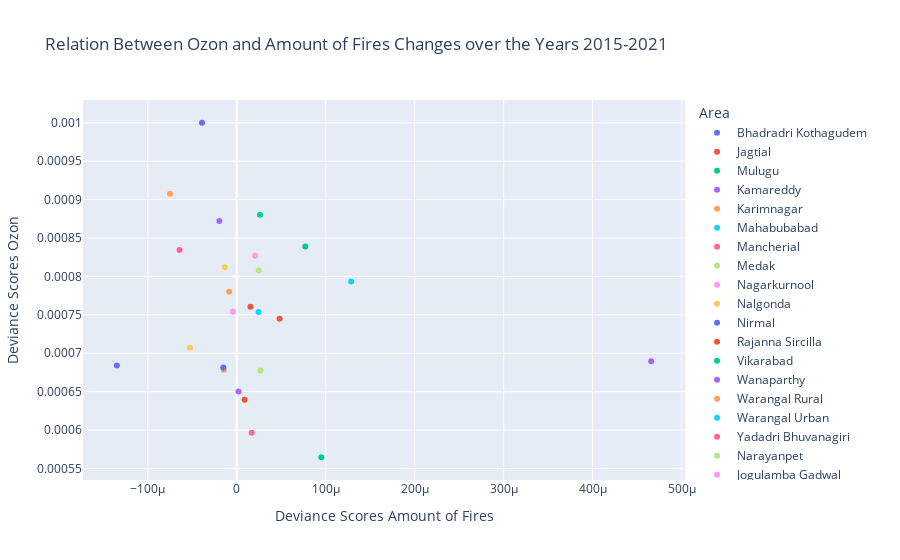

The notebook cell this image was saved under:
### Code cell
os.chdir('c:\\Users\\Jesse\\OneDrive\\Documenten\\Master BAOR\\Thesis\\GitHub\\dicra\\analytics\\sandbox\\notebooks\\crop_fires\\DPPD_Jesse\\Ozon')
Ozon_df = pd.read_csv('Ozon_years_district.csv', index_col=0)
correlation(Ozon_df, 2021, 'Ozon', district_boundaries, 'Dist_Name')

### Figure 1 — Plotly figure (JSON) as saved in the notebook; plotly's stock layout.template omitted (floating-point values rounded to 4 significant figures)
{"data": [{"hovertemplate": "Area=Bhadradri Kothagudem<br>Deviance Scores Amount of Fires=%{x}<br>Deviance Scores Ozon=%{y}<extra></extra>", "legendgroup": "Bhadradri Kothagudem", "marker": {"color": "#636efa", "symbol": "circle"}, "mode": "markers", "name": "Bhadradri Kothagudem", "orientation": "v", "showlegend": true, "type": "scatter", "x": [-3.904e-05], "xaxis": "x", "y": [0.001], "yaxis": "y"}, {"hovertemplate": "Area=Jagtial<br>Deviance Scores Amount of Fires=%{x}<br>Deviance Scores Ozon=%{y}<extra></extra>", "legendgroup": "Jagtial", "marker": {"color": "#EF553B", "symbol": "circle"}, "mode": "markers", "name": "Jagtial", "orientation": "v", "showlegend": true, "type": "scatter", "x": [4.818e-05], "xaxis": "x", "y": [0.0007451], "yaxis": "y"}, {"hovertemplate": "Area=Mulugu<br>Deviance Scores Amount of Fires=%{x}<br>Deviance Scores Ozon=%{y}<extra></extra>", "legendgroup": "Mulugu", "marker": {"color": "#00cc96", "symbol": "circle"}, "mode": "markers", "name": "Mulugu", "orientation": "v", "showlegend": true, "type": "scatter", "x": [7.703e-05], "xaxis": "x", "y": [0.0008388], "yaxis": "y"}, {"hovertemplate": "Area=Kamareddy<br>Deviance Scores Amount of Fires=%{x}<br>Deviance Scores Ozon=%{y}<extra></extra>", "legendgroup": "Kamareddy", "marker": {"color": "#ab63fa", "symbol": "circle"}, "mode": "markers", "name": "Kamareddy", "orientation": "v", "showlegend": true, "type": "scatter", "x": [0.0004657], "xaxis": "x", "y": [0.0006895], "yaxis": "y"}, {"hovertemplate": "Area=Karimnagar<br>Deviance Scores Amount of Fires=%{x}<br>Deviance Scores Ozon=%{y}<extra></extra>", "legendgroup": "Karimnagar", "marker": {"color": "#FFA15A", "symbol": "circle"}, "mode": "markers", "name": "Karimnagar", "orientation": "v", "showlegend": true, "type": "scatter", "x": [-1.465e-05], "xaxis": "x", "y": [0.0006785], "yaxis": "y"}, {"hovertemplate": "Area=Mahabubabad<br>Deviance Scores Amount of Fires=%{x}<br>Deviance Scores Ozon=%{y}<extra></extra>", "legendgroup": "Mahabubabad", "marker": {"color": "#19d3f3", "symbol": "circle"}, "mode": "markers", "name": "Mahabubabad", "orientation": "v", "showlegend": true, "type": "scatter", "x": [2.45e-05], "xaxis": "x", "y": [0.0007537], "yaxis": "y"}, {"hovertemplate": "Area=Mancherial<br>Deviance Scores Amount of Fires=%{x}<br>Deviance Scores Ozon=%{y}<extra></extra>", "legendgroup": "Mancherial", "marker": {"color": "#FF6692", "symbol": "circle"}, "mode": "markers", "name": "Mancherial", "orientation": "v", "showlegend": true, "type": "scatter", "x": [1.684e-05], "xaxis": "x", "y": [0.0005964], "yaxis": "y"}, {"hovertemplate": "Area=Medak<br>Deviance Scores Amount of Fires=%{x}<br>Deviance Scores Ozon=%{y}<extra></extra>", "legendgroup": "Medak", "marker": {"color": "#B6E880", "symbol": "circle"}, "mode": "markers", "name": "Medak", "orientation": "v", "showlegend": true, "type": "scatter", "x": [2.667e-05], "xaxis": "x", "y": [0.0006777], "yaxis": "y"}, {"hovertemplate": "Area=Nagarkurnool<br>Deviance Scores Amount of Fires=%{x}<br>Deviance Scores Ozon=%{y}<extra></extra>", "legendgroup": "Nagarkurnool", "marker": {"color": "#FF97FF", "symbol": "circle"}, "mode": "markers", "name": "Nagarkurnool", "orientation": "v", "showlegend": true, "type": "scatter", "x": [2.07e-05], "xaxis": "x", "y": [0.0008267], "yaxis": "y"}, {"hovertemplate": "Area=Nalgonda<br>Deviance Scores Amount of Fires=%{x}<br>Deviance Scores Ozon=%{y}<extra></extra>", "legendgroup": "Nalgonda", "marker": {"color": "#FECB52", "symbol": "circle"}, "mode": "markers", "name": "Nalgonda", "orientation": "v", "showlegend": true, "type": "scatter", "x": [-1.344e-05], "xaxis": "x", "y": [0.0008119], "yaxis": "y"}, {"hovertemplate": "Area=Nirmal<br>Deviance Scores Amount of Fires=%{x}<br>Deviance Scores Ozon=%{y}<extra></extra>", "legendgroup": "Nirmal", "marker": {"color": "#636efa", "symbol": "circle"}, "mode": "markers", "name": "Nirmal", "orientation": "v", "showlegend": true, "type": "scatter", "x": [-1.518e-05], "xaxis": "x", "y": [0.0006813], "yaxis": "y"}, {"hovertemplate": "Area=Rajanna Sircilla<br>Deviance Scores Amount of Fires=%{x}<br>Deviance Scores Ozon=%{y}<extra></extra>", "legendgroup": "Rajanna Sircilla", "marker": {"color": "#EF553B", "symbol": "circle"}, "mode": "markers", "name": "Rajanna Sircilla", "orientation": "v", "showlegend": true, "type": "scatter", "x": [1.536e-05], "xaxis": "x", "y": [0.0007605], "yaxis": "y"}, {"hovertemplate": "Area=Vikarabad<br>Deviance Scores Amount of Fires=%{x}<br>Deviance Scores Ozon=%{y}<extra></extra>", "legendgroup": "Vikarabad", "marker": {"color": "#00cc96", "symbol": "circle"}, "mode": "markers", "name": "Vikarabad", "orientation": "v", "showlegend": true, "type": "scatter", "x": [2.612e-05], "xaxis": "x", "y": [0.0008802], "yaxis": "y"}, {"hovertemplate": "Area=Wanaparthy<br>Deviance Scores Amount of Fires=%{x}<br>Deviance Scores Ozon=%{y}<extra></extra>", "legendgroup": "Wanaparthy", "marker": {"color": "#ab63fa", "symbol": "circle"}, "mode": "markers", "name": "Wanaparthy", "orientation": "v", "showlegend": true, "type": "scatter", "x": [-1.96e-05], "xaxis": "x", "y": [0.0008723], "yaxis": "y"}, {"hovertemplate": "Area=Warangal Rural<br>Deviance Scores Amount of Fires=%{x}<br>Deviance Scores Ozon=%{y}<extra></extra>", "legendgroup": "Warangal Rural", "marker": {"color": "#FFA15A", "symbol": "circle"}, "mode": "markers", "name": "Warangal Rural", "orientation": "v", "showlegend": true, "type": "scatter", "x": [-8.552e-06], "xaxis": "x", "y": [0.0007802], "yaxis": "y"}, {"hovertemplate": "Area=Warangal Urban<br>Deviance Scores Amount of Fires=%{x}<br>Deviance Scores Ozon=%{y}<extra></extra>", "legendgroup": "Warangal Urban", "marker": {"color": "#19d3f3", "symbol": "circle"}, "mode": "markers", "name": "Warangal Urban", "orientation": "v", "showlegend": true, "type": "scatter", "x": [0.0001286], "xaxis": "x", "y": [0.0007933], "yaxis": "y"}, {"hovertemplate": "Area=Yadadri Bhuvanagiri<br>Deviance Scores Amount of Fires=%{x}<br>Deviance Scores Ozon=%{y}<extra></extra>", "legendgroup": "Yadadri Bhuvanagiri", "marker": {"color": "#FF6692", "symbol": "circle"}, "mode": "markers", "name": "Yadadri Bhuvanagiri", "orientation": "v", "showlegend": true, "type": "scatter", "x": [-6.423e-05], "xaxis": "x", "y": [0.0008345], "yaxis": "y"}, {"hovertemplate": "Area=Narayanpet<br>Deviance Scores Amount of Fires=%{x}<br>Deviance Scores Ozon=%{y}<extra></extra>", "legendgroup": "Narayanpet", "marker": {"color": "#B6E880", "symbol": "circle"}, "mode": "markers", "name": "Narayanpet", "orientation": "v", "showlegend": true, "type": "scatter", "x": [2.472e-05], "xaxis": "x", "y": [0.0008077], "yaxis": "y"}, {"hovertemplate": "Area=Jogulamba Gadwal<br>Deviance Scores Amount of Fires=%{x}<br>Deviance Scores Ozon=%{y}<extra></extra>", "legendgroup": "Jogulamba Gadwal", "marker": {"color": "#FF97FF", "symbol": "circle"}, "mode": "markers", "name": "Jogulamba Gadwal", "orientation": "v", "showlegend": true, "type": "scatter", "x": [-4.512e-06], "xaxis": "x", "y": [0.0007539], "yaxis": "y"}, {"hovertemplate": "Area=Suryapet<br>Deviance Scores Amount of Fires=%{x}<br>Deviance Scores Ozon=%{y}<extra></extra>", "legendgroup": "Suryapet", "marker": {"color": "#FECB52", "symbol": "circle"}, "mode": "markers", "name": "Suryapet", "orientation": "v", "showlegend": true, "type": "scatter", "x": [-5.261e-05], "xaxis": "x", "y": [0.0007072], "yaxis": "y"}, {"hovertemplate": "Area=Medchal Malkajgiri<br>Deviance Scores Amount of Fires=%{x}<br>Deviance Scores Ozon=%{y}<extra></extra>", "legendgroup": "Medchal Malkajgiri", "marker": {"color": "#636efa", "symbol": "circle"}, "mode": "markers", "name": "Medchal Malkajgiri", "orientation": "v", "showlegend": true, "type": "scatter", "x": [-0.0001348], "xaxis": "x", "y": [0.000684], "yaxis": "y"}, {"hovertemplate": "Area=Adilabad<br>Deviance Scores Amount of Fires=%{x}<br>Deviance Scores Ozon=%{y}<extra></extra>", "legendgroup": "Adilabad", "marker": {"color": "#EF553B", "symbol": "circle"}, "mode": "markers", "name": "Adilabad", "orientation": "v", "showlegend": true, "type": "scatter", "x": [8.88e-06], "xaxis": "x", "y": [0.0006394], "yaxis": "y"}, {"hovertemplate": "Area=Kumurambheem Asifabad<br>Deviance Scores Amount of Fires=%{x}<br>Deviance Scores Ozon=%{y}<extra></extra>", "legendgroup": "Kumurambheem Asifabad", "marker": {"color": "#00cc96", "symbol": "circle"}, "mode": "markers", "name": "Kumurambheem Asifabad", "orientation": "v", "showlegend": true, "type": "scatter", "x": [9.504e-05], "xaxis": "x", "y": [0.0005646], "yaxis": "y"}, {"hovertemplate": "Area=Jayashankar Bhupalpally<br>Deviance Scores Amount of Fires=%{x}<br>Deviance Scores Ozon=%{y}<extra></extra>", "legendgroup": "Jayashankar Bhupalpally", "marker": {"color": "#ab63fa", "symbol": "circle"}, "mode": "markers", "name": "Jayashankar Bhupalpally", "orientation": "v", "showlegend": true, "type": "scatter", "x": [1.991e-06], "xaxis": "x", "y": [0.0006503], "yaxis": "y"}, {"hovertemplate": "Area=Mahabubnagar<br>Deviance Scores Amount of Fires=%{x}<br>Deviance Scores Ozon=%{y}<extra></extra>", "legendgroup": "Mahabubnagar", "marker": {"color": "#FFA15A", "symbol": "circle"}, "mode": "markers", "name": "Mahabubnagar", "orientation": "v", "showlegend": true, "type": "scatter", "x": [-7.504e-05], "xaxis": "x", "y": [0.0009077], "yaxis": "y"}], "layout": {"legend": {"title": {"text": "Area"}, "tracegroupgap": 0}, "title": {"text": "Relation Between Ozon and Amount of Fires Changes over the Years 2015-2021"}, "xaxis": {"anchor": "y", "domain": [0, 1], "title": {"text": "Deviance Scores Amount of Fires"}}, "yaxis": {"anchor": "x", "domain": [0, 1], "title": {"text": "Deviance Scores Ozon"}}}}
